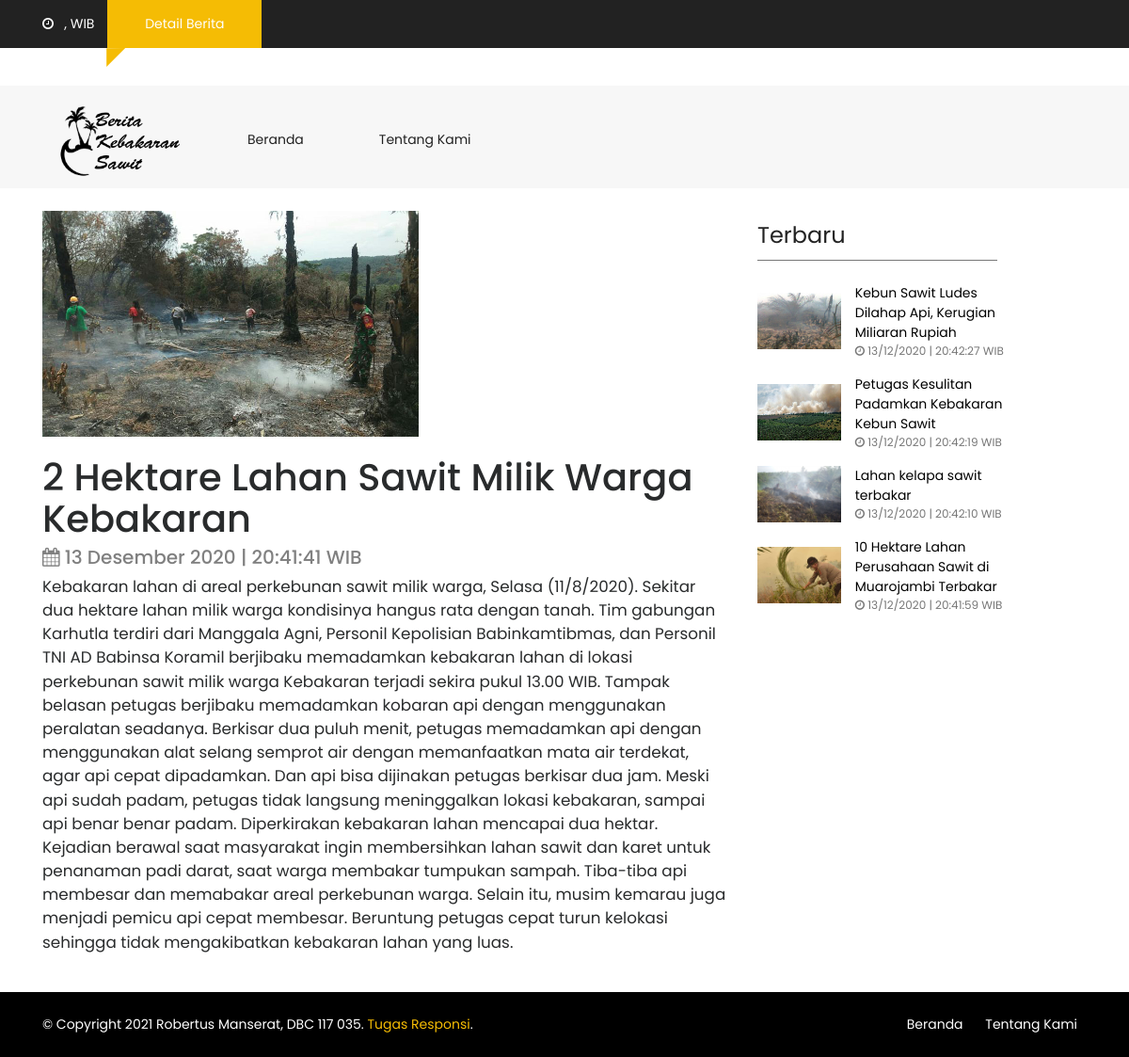
The page /detail_berita.php?id=9 on the database its author committed.
### tables this page shows
CREATE TABLE IF NOT EXISTS `tb_berita` (
`id_berita` int(50) NOT NULL,
  `judul_berita` varchar(100) DEFAULT NULL,
  `isi_berita` text,
  `tanggal_posting` datetime DEFAULT NULL,
  `foto_berita` varchar(225) DEFAULT NULL
);

### config.php (called while the page is built, shortened)
<?php
function tgl_indo($tanggal){
	$bulan = array (
		1 =>   'Januari',
		'Februari',
		'Maret',
		'April',
		'Mei',
		'Juni',
		'Juli',
		'Agustus',
		'September',
		'Oktober',
		'November',
		'Desember'
	);
	$pecahkan = explode('-', $tanggal);
	return $pecahkan[2] . ' ' . $bulan[ (int)$pecahkan[1] ] . ' ' . $pecahkan[0];
}
?>

### detail_berita.php (the view, shortened to what this page needs)
<?php
include'config.php';
?>
<!DOCTYPE html>
<html lang="en" class="no-js">
<head>
    <link href="css/media_query.css" rel="stylesheet" type="text/css"/>
    <link href="css/bootstrap.css" rel="stylesheet" type="text/css"/>
    <link href="https://maxcdn.bootstrapcdn.com/font-awesome/4.7.0/css/font-awesome.min.css" rel="stylesheet"
>
    <link href="css/animate.css" rel="stylesheet" type="text/css"/>
    <link href="css/owl.carousel.css" rel="stylesheet" type="text/css"/>
    <link href="css/owl.theme.default.css" rel="stylesheet" type="text/css"/>
    <link href="css/style_1.css" rel="stylesheet" type="text/css"/>
</head>
<body class="single" onload="startclock()">
    <div class="container-fluid fh5co_header_bg">
        <div class="container">
            <div class="row">
                <div class="col-12 fh5co_mediya_center"><a href="#" class="color_fff fh5co_mediya_setting"><i
                        class="fa fa-clock-o"></i>&nbsp;&nbsp;&nbsp;<span id="date"></span>, <span id="clock"></span> WIB</span></a>
                    <div class="d-inline-block fh5co_trading_posotion_relative"><a href="#" class="treding_btn">Detail Berita</a>
                        <div class="fh5co_treding_position_absolute"></div>
                    </div>
                </div>
            </div>
        </div>
    </div>
<div class="container-fluid">
    <div class="container">
        <div class="row">
            <div class="col-12 col-md-4 fh5co_padding_menu">
            </div>
        </div>
    </div>
</div>
<div class="container-fluid bg-faded fh5co_padd_mediya padding_786">
    <div class="container padding_786">
        <nav class="navbar navbar-toggleable-md navbar-light ">
            <br>
            <a class="navbar-brand" href="#"><img src="images/logo-1.png" alt="img" class="fh5co_logo_width"/></a>
            <div class="collapse navbar-collapse" id="navbarSupportedContent">
                <ul class="navbar-nav mr-auto">
                    <li class="nav-item">
                        <a class="nav-link" href="index.php">Beranda <span class="sr-only">(current)</span></a>
                    </li>
                    <li class="nav-item ">
                        <a class="nav-link" href="tentang.php">Tentang Kami <span class="sr-only">(current)</span></a>
                    </li>
                </ul>
            </div>
        </nav>
    </div>
</div>
<div id="fh5co-single-content" class="container-fluid pb-4 pt-4 paddding">
    <div class="container paddding">
        <div class="row mx-0">
            <div class="col-md-8 animate-box" data-animate-effect="fadeInLeft">
                <?php
                $id = $_GET[id];
                $tampil = mysqli_query($koneksi,"SELECT * FROM tb_berita  WHERE id_berita='$id'");
                if (mysqli_num_rows($tampil) == 0) {
                    echo "berita tidak ada";
                } else {
                    $data = mysqli_fetch_assoc($tampil);
                    $t = strtotime($data['tanggal_posting']);
                    ?>
                <img src="admin/<?php echo $data['foto_berita']; ?>" style="width: 400px;">
                <br>
                <br>
                <h1><?php echo $data['judul_berita']; ?></h1>
                <h5 style="color: gray;"><i class="fa fa-calendar"></i> <?php echo tgl_indo(date('yy-m-d',$t)); ?>&nbsp;|&nbsp;<?php echo date('H:i:s',$t),' WIB'; ?></h5>
                <p>
                    <?php echo $data['isi_berita']; ?>
                </p>
            <?php } ?>
            </div>
           <div class="col-md-3 animate-box" data-animate-effect="fadeInRight">
                <div>
                    <div class="fh5co_heading fh5co_heading_border_bottom pt-1 py-2 mb-4">Terbaru</div>
                </div>
                <?php
                        $link = mysqli_query($koneksi,"SELECT * FROM tb_berita  ORDER BY tanggal_posting DESC limit 4");
                    while ($data = mysqli_fetch_assoc($link)) {
                        $t = strtotime($data['tanggal_posting']);
                        ?>
                <div class="row pb-3">
                    <div class="col-5 align-self-center">
                        <img src="admin/<?php echo $data['foto_berita']; ?>" alt="img" class="fh5co_most_trading"/>
                    </div>
                    <div class="col-7 paddding">
                        <div class="most_fh5co_treding_font" > <a href="detail_berita.php?id=<?php echo $data[id_berita] ?>" style="color:black;"><?php echo $data['judul_berita']; ?></a></div>
                        <div class="most_fh5co_treding_font_123"><i class="fa fa-clock-o"></i> <?php echo date('d/m/yy | H:i:s',$t),' WIB'; ?></div>
                    </div>
                </div>
                <?php } ?>
            </div>
        </div>
    </div>
</div>
<div class="container-fluid fh5co_footer_right_reserved">
    <div class="container">
        <div class="row  ">
            <?php
            include'footer.php';
            ?>
        </div>
    </div>
</div>
</body>
</html>

### css/style_1.css (style rules this page uses)
a,a:hover { color:#f5bc04 }
.fh5co_header_bg { background:#222;color:#fff }
.color_fff { color:#fff !important }
.treding_btn { background:#f5bc04;color:#fff;margin:0 10px;display:inline-block;padding:15px 40px }
.fh5co_trading_posotion_relative { position:relative }
.fh5co_treding_position_absolute { -webkit-clip-path:polygon(0 1%, 100% 0, 0 100%, 0% 100%);-moz-clip-path:polygon(0 1%, 100% 0, 0 100%, 0% 100%);-ms-clip-path:polygon(0 1%, 100% 0, 0 100%, 0% 100%);clip-path:polygon(0 1%, 100% 0, 0 100%, 0% 100%);height:20px;width:20px;background:#f5bc04;position:absolute;left:9px }
.fh5co_logo_width { width:130px }
.navbar-light .navbar-nav .nav-link { color:#222 !important;padding-top:12px !important;padding-bottom:15px !important;padding-left:20px !important;padding-right:20px !important;margin:0 20px !important;-moz-transition:all .5s ease;-o-transition:all .5s ease;-webkit-transition:all .5s ease;-ms-transition:all .5s ease;transition:all .5s ease;position:relative !important;-webkit-clip-path:polygon(100% 0, 100% 85%, 14% 85%, 0 100%, 0% 60%, 0 0);-moz-clip-path:polygon(100% 0, 100% 85%, 14% 85%, 0 100%, 0% 60%, 0 0);-ms-clip-path:polygon(100% 0, 100% 85%, 14% 85%, 0 100%, 0% 60%, 0 0);clip-path:polygon(100% 0, 100% 85%, 14% 85%, 0 100%, 0% 60%, 0 0) }
.fh5co_padding_menu { padding:20px 0 }
.fh5co_padd_mediya { padding-top:10px }
.paddding { padding-left:0 !important;padding-right:0 !important }
.fh5co_heading { font-size:20px;color:#424040 }
.fh5co_heading_border_bottom { border-bottom:1px solid #777 }
.fh5co_most_trading { height:60px;width:100% }
.most_fh5co_treding_font_123 { font-size:12px;color:#777 }
.fh5co_footer_right_reserved { background:#000 !important;color:#fff !important }
.fh5co_heading { font-size:24px;color:#222 }
#fh5co-single-content { z-index:999;background:white }
#fh5co-single-content p,#fh5co-single-content ul li { font-size:1.05rem }

### rows shown on the page
tb_berita: foto_berita (picture), judul_berita "2 Hektare Lahan Sawit Milik Warga Kebakaran", tanggal_posting "13 Desember 2020", tanggal_posting "20:41:41", isi_berita "Kebakaran lahan di areal perkebunan sawit milik warga, Selasa (11/8/2020). Sekitar dua hektare lahan milik warga kondisinya hangus rata dengan tanah. Tim gabungan Karhutla terdiri dari Manggala Agni, Personil Kepolisian Babinkamtibmas, dan Personil TNI AD Babinsa Koramil berjibaku memadamkan kebakaran lahan di lokasi perkebunan sawit milik warga Kebakaran terjadi sekira pukul 13.00 WIB. Tampak belasan petugas berjibaku memadamkan kobaran api dengan menggunakan peralatan seadanya. Berkisar dua puluh menit, petugas memadamkan api dengan menggunakan alat selang semprot air dengan memanfaatkan mata air terdekat, agar api cepat dipadamkan. Dan api bisa dijinakan petugas berkisar dua jam. Meski…"
tb_berita: foto_berita (picture), judul_berita "Kebun Sawit Ludes Dilahap Api, Kerugian Miliaran Rupiah", tanggal_posting "13/12/2020 | 20:42:27"
tb_berita: foto_berita (picture), judul_berita "Petugas Kesulitan Padamkan Kebakaran Kebun Sawit", tanggal_posting "13/12/2020 | 20:42:19"
tb_berita: foto_berita (picture), judul_berita "Lahan kelapa sawit terbakar", tanggal_posting "13/12/2020 | 20:42:10"
tb_berita: foto_berita (picture), judul_berita "10 Hektare Lahan Perusahaan Sawit di Muarojambi Terbakar", tanggal_posting "13/12/2020 | 20:41:59"
